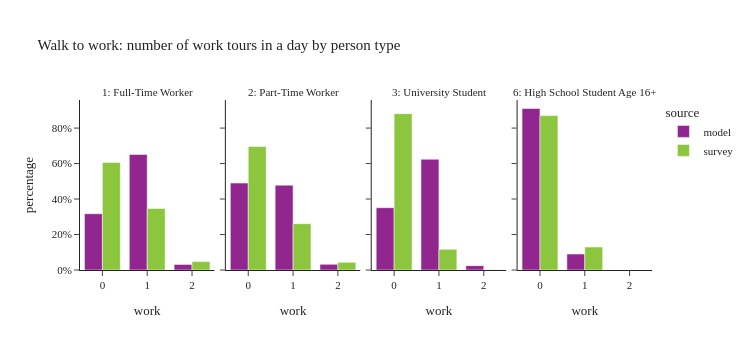

Here is the notebook cell this chart was saved with:
### Code cell
plot_work_tour_ptype(per_data[(per_data['ptype'].isin(worker_ptype)) & (per_data['distance_to_work'] < 3)],"Walk to work: number of work tours in a day by person type")

### Figure 1 — Plotly figure (JSON) as saved in the notebook; plotly's stock layout.template omitted (floating-point values rounded to 4 significant figures)
{"data": [{"alignmentgroup": "True", "customdata": [[63884], [131174], [6346]], "hovertemplate": "source=model<br>ptype_label=1: Full-Time Worker<br>work=%{x}<br>percentage=%{y}<br>sample_size=%{customdata[0]}<extra></extra>", "legendgroup": "model", "marker": {"color": "#91268F", "pattern": {"shape": ""}}, "name": "model", "offsetgroup": "model", "orientation": "v", "showlegend": true, "textposition": "auto", "type": "bar", "x": [0.0, 1.0, 2.0], "xaxis": "x", "y": [0.3172, 0.6513, 0.03151], "yaxis": "y"}, {"alignmentgroup": "True", "customdata": [[16702], [16299], [1085]], "hovertemplate": "source=model<br>ptype_label=2: Part-Time Worker<br>work=%{x}<br>percentage=%{y}<br>sample_size=%{customdata[0]}<extra></extra>", "legendgroup": "model", "marker": {"color": "#91268F", "pattern": {"shape": ""}}, "name": "model", "offsetgroup": "model", "orientation": "v", "showlegend": false, "textposition": "auto", "type": "bar", "x": [0.0, 1.0, 2.0], "xaxis": "x2", "y": [0.49, 0.4782, 0.03183], "yaxis": "y2"}, {"alignmentgroup": "True", "customdata": [[3052], [5422], [214]], "hovertemplate": "source=model<br>ptype_label=3: University Student<br>work=%{x}<br>percentage=%{y}<br>sample_size=%{customdata[0]}<extra></extra>", "legendgroup": "model", "marker": {"color": "#91268F", "pattern": {"shape": ""}}, "name": "model", "offsetgroup": "model", "orientation": "v", "showlegend": false, "textposition": "auto", "type": "bar", "x": [0.0, 1.0, 2.0], "xaxis": "x3", "y": [0.3513, 0.6241, 0.02463], "yaxis": "y3"}, {"alignmentgroup": "True", "customdata": [[2113], [208]], "hovertemplate": "source=model<br>ptype_label=6: High School Student Age 16+<br>work=%{x}<br>percentage=%{y}<br>sample_size=%{customdata[0]}<extra></extra>", "legendgroup": "model", "marker": {"color": "#91268F", "pattern": {"shape": ""}}, "name": "model", "offsetgroup": "model", "orientation": "v", "showlegend": false, "textposition": "auto", "type": "bar", "x": [0.0, 1.0], "xaxis": "x4", "y": [0.9104, 0.08962], "yaxis": "y4"}, {"alignmentgroup": "True", "customdata": [[929], [436], [28]], "hovertemplate": "source=survey<br>ptype_label=1: Full-Time Worker<br>work=%{x}<br>percentage=%{y}<br>sample_size=%{customdata[0]}<extra></extra>", "legendgroup": "survey", "marker": {"color": "#8CC63E", "pattern": {"shape": ""}}, "name": "survey", "offsetgroup": "survey", "orientation": "v", "showlegend": true, "textposition": "auto", "type": "bar", "x": [0.0, 1.0, 2.0], "xaxis": "x", "y": [0.6063, 0.3463, 0.0474], "yaxis": "y"}, {"alignmentgroup": "True", "customdata": [[460], [137], [9]], "hovertemplate": "source=survey<br>ptype_label=2: Part-Time Worker<br>work=%{x}<br>percentage=%{y}<br>sample_size=%{customdata[0]}<extra></extra>", "legendgroup": "survey", "marker": {"color": "#8CC63E", "pattern": {"shape": ""}}, "name": "survey", "offsetgroup": "survey", "orientation": "v", "showlegend": false, "textposition": "auto", "type": "bar", "x": [0.0, 1.0, 2.0], "xaxis": "x2", "y": [0.6959, 0.2611, 0.04301], "yaxis": "y2"}, {"alignmentgroup": "True", "customdata": [[229], [30], [1]], "hovertemplate": "source=survey<br>ptype_label=3: University Student<br>work=%{x}<br>percentage=%{y}<br>sample_size=%{customdata[0]}<extra></extra>", "legendgroup": "survey", "marker": {"color": "#8CC63E", "pattern": {"shape": ""}}, "name": "survey", "offsetgroup": "survey", "orientation": "v", "showlegend": false, "textposition": "auto", "type": "bar", "x": [0.0, 1.0, 2.0], "xaxis": "x3", "y": [0.8814, 0.1169, 0.001658], "yaxis": "y3"}, {"alignmentgroup": "True", "customdata": [[73], [5]], "hovertemplate": "source=survey<br>ptype_label=6: High School Student Age 16+<br>work=%{x}<br>percentage=%{y}<br>sample_size=%{customdata[0]}<extra></extra>", "legendgroup": "survey", "marker": {"color": "#8CC63E", "pattern": {"shape": ""}}, "name": "survey", "offsetgroup": "survey", "orientation": "v", "showlegend": false, "textposition": "auto", "type": "bar", "x": [0.0, 1.0], "xaxis": "x4", "y": [0.8704, 0.1296], "yaxis": "y4"}], "layout": {"annotations": [{"font": {}, "showarrow": false, "text": "1: Full-Time Worker", "x": 0.1175, "xanchor": "center", "xref": "paper", "y": 1, "yanchor": "bottom", "yref": "paper"}, {"font": {}, "showarrow": false, "text": "2: Part-Time Worker", "x": 0.3725, "xanchor": "center", "xref": "paper", "y": 1, "yanchor": "bottom", "yref": "paper"}, {"font": {}, "showarrow": false, "text": "3: University Student", "x": 0.6275, "xanchor": "center", "xref": "paper", "y": 1, "yanchor": "bottom", "yref": "paper"}, {"font": {}, "showarrow": false, "text": "6: High School Student Age 16+", "x": 0.8825, "xanchor": "center", "xref": "paper", "y": 1, "yanchor": "bottom", "yref": "paper"}], "barmode": "group", "height": 350, "legend": {"title": {"text": "source"}, "tracegroupgap": 0}, "title": {"text": "Walk to work: number of work tours in a day by person type"}, "width": 750, "xaxis": {"anchor": "y", "domain": [0, 0.235], "title": {"text": "work"}}, "xaxis2": {"anchor": "y2", "domain": [0.255, 0.49], "matches": "x", "title": {"text": "work"}}, "xaxis3": {"anchor": "y3", "domain": [0.51, 0.745], "matches": "x", "title": {"text": "work"}}, "xaxis4": {"anchor": "y4", "domain": [0.765, 1.0], "matches": "x", "title": {"text": "work"}}, "yaxis": {"anchor": "x", "domain": [0, 1], "tickformat": ".0%", "title": {"text": "percentage"}}, "yaxis2": {"anchor": "x2", "domain": [0, 1], "matches": "y", "showticklabels": false, "tickformat": ".0%"}, "yaxis3": {"anchor": "x3", "domain": [0, 1], "matches": "y", "showticklabels": false}, "yaxis4": {"anchor": "x4", "domain": [0, 1], "matches": "y", "showticklabels": false}}}
